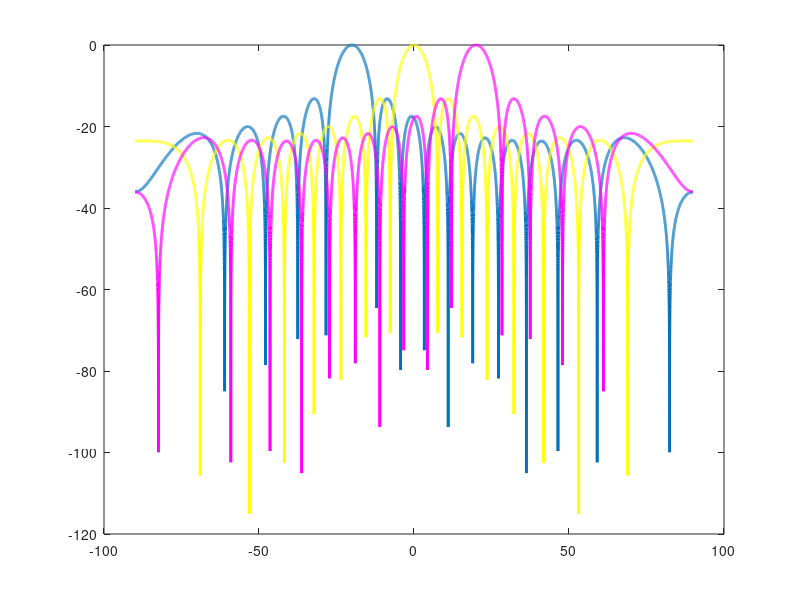

Here is the MATLAB script that generated this plot: (Note: this script raises an error after producing the figure.)
stear_1 = -20; % steering angle in degrees
stear_2 = 0;
stear_3 = 20;
deg2rad = pi/180;
stear1 = stear_1*deg2rad;
stear2 = stear_2*deg2rad;
stear3 = stear_3*deg2rad;
R = 30;
f = 100000;
c = 1480;
lamda = c/f;
d = lamda/2;
N = 15;
n = 0:N-1;
rho_deg = -90:0.01:90;
rho_rad = rho_deg*deg2rad;
sinerho = sin(rho_rad');
part2 = 2*pi*d*n/lamda;
Q = exp(1i*sinerho*part2);
y1 = exp(1i*sin(stear1)*part2); %-40
B1 = (Q*y1')/N;
y2 = exp(1i*sin(stear2)*part2); %0
B2 = (Q*y2')/N;
y3 = exp(1i*sin(stear3)*part2); %20
B3 = (Q*y3')/N;
gn1 = 20*log10(abs(B1));
gn2 = 20*log10(abs(B2));
gn3 = 20*log10(abs(B3));
figure(1);
plot(rho_deg,gn1,'linewidth',2');
hold on;
plot(rho_deg,gn2,'y','linewidth',2'); 
hold on;
plot(rho_deg,gn3,'m','linewidth',2'); 
hold on;
ax = gca;
ax.FontSize = 30;
grid;
axis([-90 90 -60 15])
title('Beam Pattern for various Steering Angles');
xlabel('Angle [deg]');
ylabel('Beam intensity [dB]');
hL = legend('stearing angle = -20^{\circ}','stearing angle = 0^{\circ}','stearing angle = 20^{\circ}');
hL.FontSize = 25;